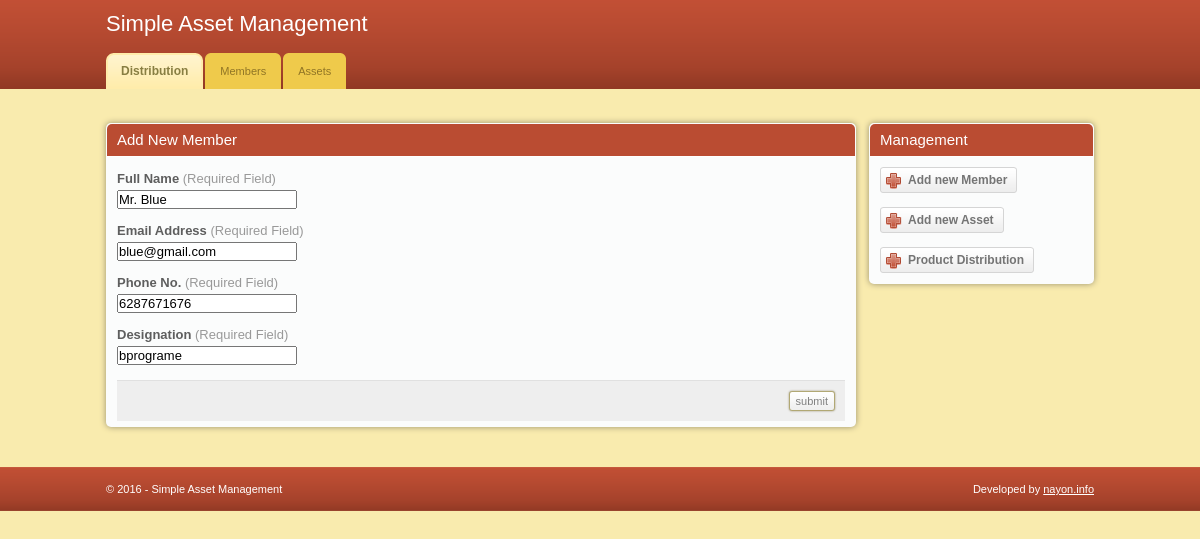
The page /members/membersupdate/9 on the database its author committed.
### assetapp/models.py (models this page shows, shortened)
class Member(models.Model):
    name = models.CharField(max_length=50)
    email = models.EmailField(unique=True)
    phone = models.CharField(max_length=50)
    designation = models.CharField(max_length=50)

### assetapp/views.py (the view)
# urls.py: url(r'^members/membersupdate/([0-9]+)$', views.membersupdate, name='membersupdate'),
def membersupdate(request, id=None):
    instance = get_object_or_404(Member, id=id)
    form = MemberForm(request.POST or None, instance=instance)
    if form.is_valid():
        instance = form.save(commit=False)
        instance.save()
    context = {
        "form": form,
        "instance": instance
    }
    return render(request, 'assetapp/addmembers.html', context)

### assetapp/forms.py
class MemberForm(forms.ModelForm):
    class Meta:
        model = Member
        fields = '__all__'

### assetapp/templates/assetapp/addmembers.html (shortened to what this page needs)
{% extends 'base.html' %}
{% block content %}
<div class="box">
    <div class="box-head">
        <h2>Add New Member</h2>
    </div>
 <form action="" method="POST">
<div class="form">
    <p>
        <label>Full Name <span>(Required Field)</span></label>
        {{ form.name }}
    </p>
    <p>
        <label>Email Address <span>(Required Field)</span></label>
        {{ form.email }}
    </p>
    <p>
        <label>Phone No. <span>(Required Field)</span></label>
        {{ form.phone }}
    </p>
    <p>
        <label>Designation <span>(Required Field)</span></label>
        {{ form.designation }}
    </p>
    <div class="buttons">
        <input type="submit" class="button" value="submit" />
    </div>
</div>
 </form>
</div>
{% endblock content %}

### assetapp/static/assetapp/css/style.css (style rules this page uses)
* { padding:0; margin:0; outline:0; }
body { background:#f9ebae; font-family: Verdana, sans-serif; font-size:11px; line-height:14px; color:#5e5e5e; }
input, textarea, select { font-family: Verdana, sans-serif; font-size:13px; }
.button { background:#eee url(images/button.gif) repeat-x 0 0; border:solid 1px #b1a874; color:#7f7f7f; font-size:11px; padding:2px 6px 2px 6px; cursor:pointer; line-height:14px !important; }
h2 { font-size:15px; font-weight: normal; }
.box { background:#fbfcfc; height:100%; padding:1px; margin-bottom:20px; }
.box-head { background:#ba4c32; height:32px; color:#fff; padding: 0 10px; line-height:32px; white-space:nowrap; border-bottom:solid 1px #fff; }
.form { padding:15px 10px 5px 10px; }
.form label { display:block; font-weight: bold; font-size:13px; padding-bottom:4px; }
.form label span { color:#999; font-weight: normal; }
.form p { padding-bottom:15px; }
.buttons { text-align: right; padding:10px; background:#eee; border-top:solid 1px #e0e0e0; }
.buttons .button { margin-left:3px; }
.box { -moz-border-radius:5px; -webkit-border-radius:5px; -moz-box-shadow: 0 0 6px #978f6c; -webkit-box-shadow: 0 0 6px #978f6c; }
.box-head { -moz-border-radius-topleft:5px; -moz-border-radius-topright:5px; -webkit-border-top-left-radius:5px; -webkit-border-top-right-radius:5px; }
.field, .button { -moz-border-radius:4px; -webkit-border-radius:4px; }
.small-field, .button, .pagging a { -moz-border-radius:3px; -webkit-border-radius:3px; }
.button { -moz-box-shadow: 0 0 2px #978f6c; -webkit-box-shadow: 0 0 2px #978f6c; }

### rows shown on the page
Member: name "Mr. Blue", email "blue@gmail.com", phone "6287671676", designation "bprograme"
